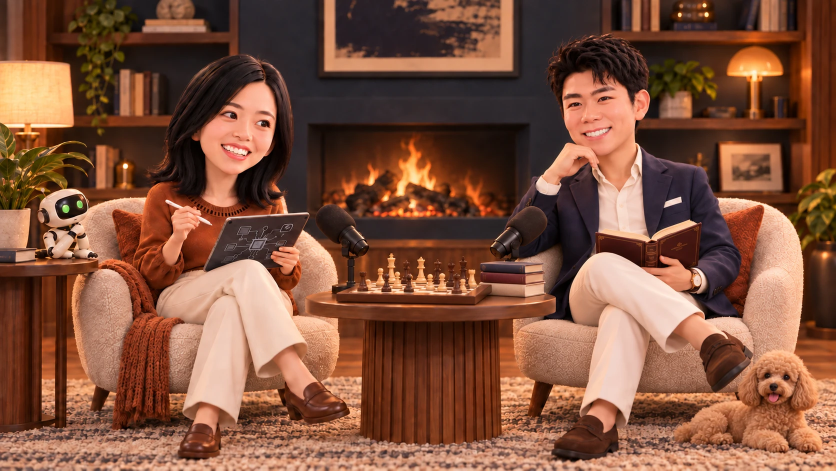
#> input picture src/assets/fireside-kv.webp, 1672 x 941 px (shown at 1/2 size)
$ python hedcut.py ../src/assets/fireside-kv.webp ../src/assets/jae-portrait.jpg 3
#> lines starting #> are read from the running program, lines starting #| are printed output that depends on the picture; after the words box and inside, x2 and y2 are one past the last pixel; in counts of white or black regions, pixels touching at a corner belong together
"""Hedcut v2: hi-res weighted Voronoi stippling with feature emphasis.
usage: python3 hedcut2.py <src.jpg> <out_prefix> [n_points]
"""
import sys, numpy as np, cv2
from scipy.spatial import cKDTree

src, outp = sys.argv[1], sys.argv[2]
N = int(sys.argv[3]) if len(sys.argv) > 3 else 22000
S = 2  # supersample
img0 = cv2.imread(src)
#> img0 is the input picture: shape (941, 1672, 3); mean B, G, R 61.2, 82.1, 127.3
x0, y0, x1, y1 = 375, 285, 995, 875
img = img0[y0:y1, x0:x1].copy()
h0, w0 = img.shape[:2]
#> h0 = 590; w0 = 620

# --- segmentation with hints ---
mask = np.full((h0, w0), cv2.GC_PR_BGD, np.uint8)
mask[:, :6] = cv2.GC_BGD; mask[:, -6:] = cv2.GC_BGD; mask[:8, :] = cv2.GC_BGD
# probable FG: body ellipse
cv2.ellipse(mask, (w0 // 2 - 25, 240), (175, 210), 0, 0, 360, cv2.GC_PR_FGD, -1)   # head
cv2.rectangle(mask, (10, 380), (w0 - 40, h0 - 1), cv2.GC_PR_FGD, -1)               # shoulders
# definite FG: face core + shirt/chest
cv2.ellipse(mask, (w0 // 2 - 30, 210), (95, 130), 0, 0, 360, cv2.GC_FGD, -1)
#> mask: shape (590, 620); min 0, max 3, mean 2.33
cv2.rectangle(mask, (200, 380), (440, h0 - 1), cv2.GC_FGD, -1)
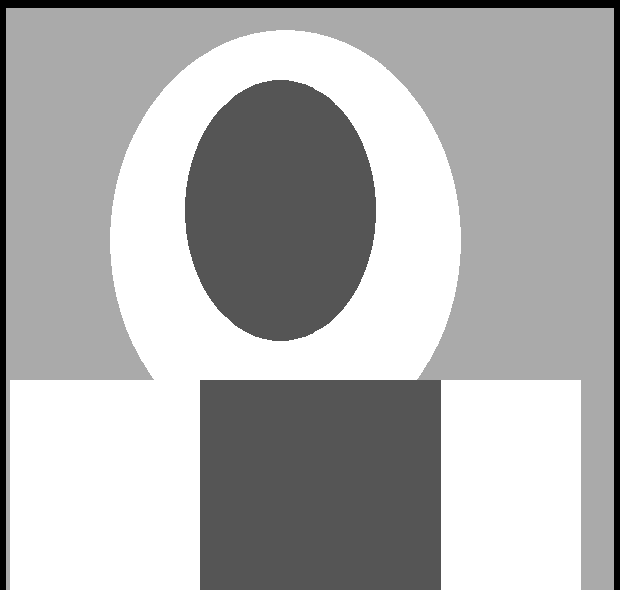
#> mask: shape (590, 620); min 0, max 3, mean 2.05; drawn with min black and max white
bgd = np.zeros((1, 65), np.float64); fgd = np.zeros((1, 65), np.float64)
cv2.grabCut(img, mask, None, bgd, fgd, 10, cv2.GC_INIT_WITH_MASK)
fg = np.where((mask == cv2.GC_FGD) | (mask == cv2.GC_PR_FGD), 1, 0).astype(np.uint8)
n, lab, stats, _ = cv2.connectedComponentsWithStats(fg)
#> n = 31
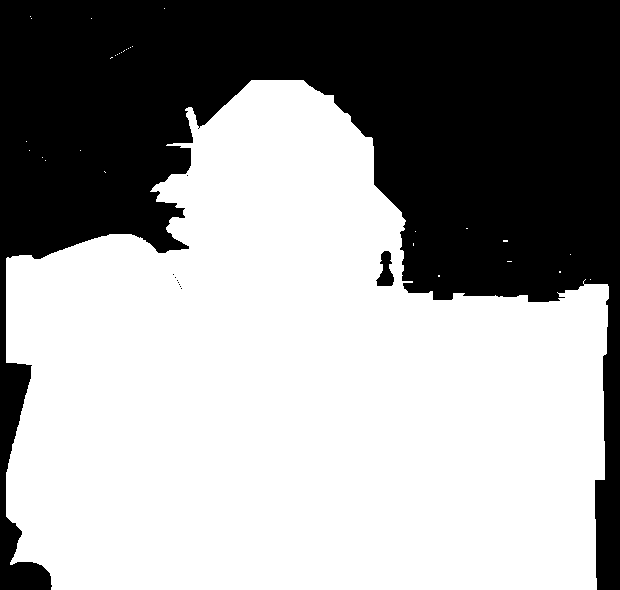
#> fg: shape (590, 620); values 0 (black) and 1 (white), 60.6% white; 10 black regions (8 under 20 px), largest, box (x1, y1, x2, y2) and area: (0, 0, 620, 590) 143752, (376, 251, 394, 286) 381
if n > 1:
    big = 1 + np.argmax(stats[1:, cv2.CC_STAT_AREA]); fg = (lab == big).astype(np.uint8)
#> after `big = 1 + np.argmax(stats[1:, cv2.CC_STAT_AREA])`: big = 15
fg = cv2.morphologyEx(fg, cv2.MORPH_CLOSE, np.ones((15, 15), np.uint8))
fg = cv2.morphologyEx(fg, cv2.MORPH_OPEN, np.ones((5, 5), np.uint8))
inv = (1 - fg).astype(np.uint8); n2, lab2, st2, _ = cv2.connectedComponentsWithStats(inv)
#> after `n2, lab2, st2, _ = cv2.connectedComponentsWithStats(inv)`: n2 = 4
#> after `n2, lab2, st2, _ = cv2.connectedComponentsWithStats(inv)`:
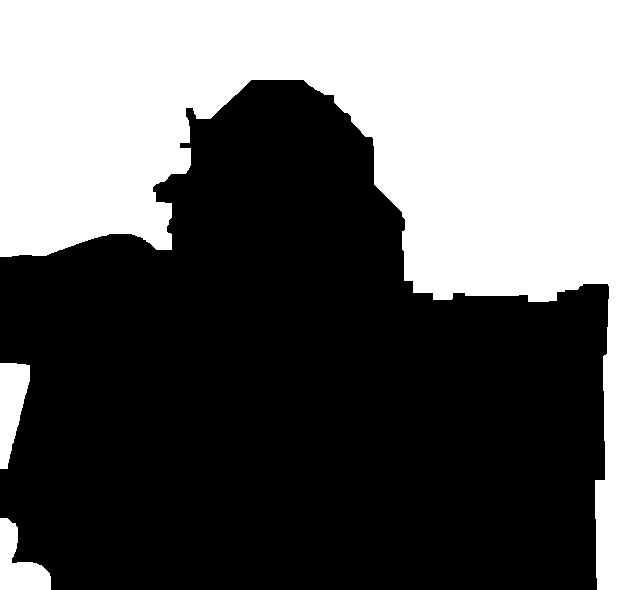
#> inv: shape (590, 620); values 0 (black) and 1 (white), 38.9% white; 3 white regions, box (x1, y1, x2, y2) and area: (0, 0, 620, 590) 138129, (0, 363, 30, 469) 2119, (0, 518, 51, 590) 2018
for i in range(1, n2):
    xx, yy, ww, hh, a = st2[i]
    if xx > 0 and yy > 0 and xx + ww < w0 and yy + hh < h0: fg[lab2 == i] = 1

# upsample everything
W, H = w0 * S, h0 * S
#> W = 1240; H = 1180
img = cv2.resize(img, (W, H), interpolation=cv2.INTER_CUBIC)
#> img: shape (1180, 1240, 3)
fgf = cv2.resize(fg.astype(np.float32), (W, H), interpolation=cv2.INTER_LINEAR)
soft = cv2.GaussianBlur(fgf, (0, 0), 2.5 * S)
cv2.imwrite(outp + "_mask.png", (soft * 255).astype(np.uint8))

# --- tone ---
L = cv2.cvtColor(img, cv2.COLOR_BGR2LAB)[:, :, 0]
clahe = cv2.createCLAHE(clipLimit=2.0, tileGridSize=(8, 8))
L = clahe.apply(L).astype(np.float32) / 255.0
blur = cv2.GaussianBlur(L, (0, 0), 3 * S)
L = np.clip(L + 0.9 * (L - blur), 0, 1)       # unsharp: crisper features
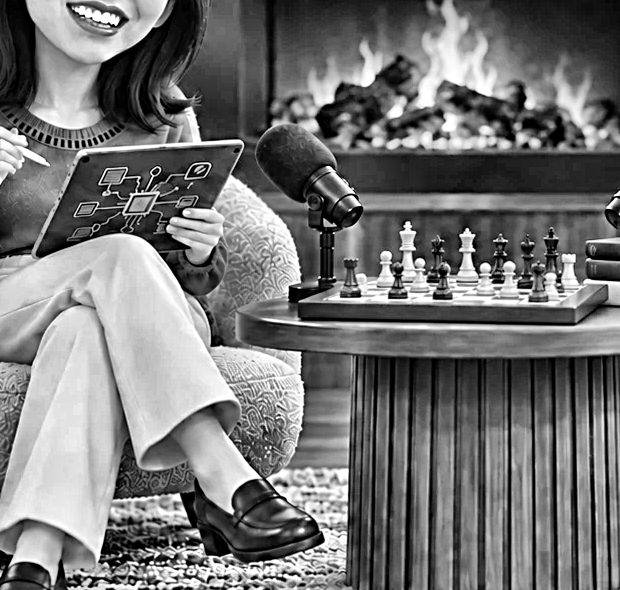
#> L: shape (1180, 1240) float32 (shown at 1/2 size); min 0, max 1, mean 0.458
L = cv2.bilateralFilter(L, 9, 0.06, 4 * S)
dark = 1.0 - L
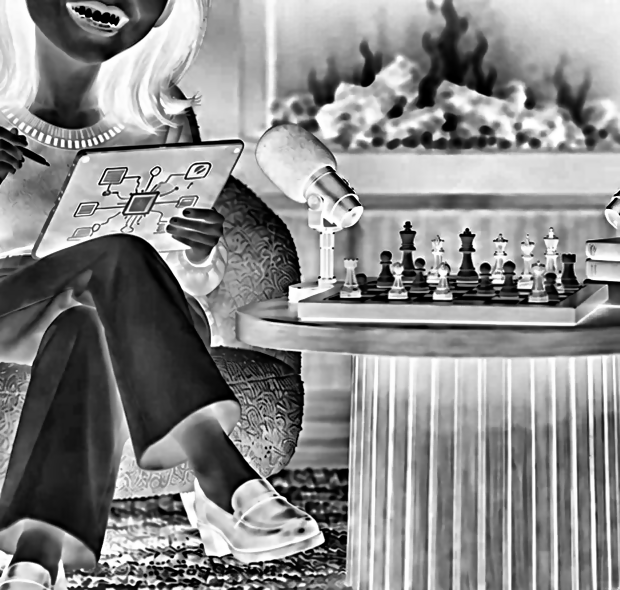
#> dark: shape (1180, 1240) float32 (shown at 1/2 size); min 0, max 1, mean 0.542
t0 = 0.25
rho = np.clip((dark - t0) / (1 - t0), 0, 1) ** 1.95
# feature edges (thin)
g = (np.clip(L, 0, 1) * 255).astype(np.uint8)
e1 = cv2.Canny(cv2.GaussianBlur(g, (0, 0), 1.7 * S), 34, 90).astype(np.float32) / 255
#> e1: shape (1180, 1240) float32; values 0 (black) and 1 (white), 3.3% white in thin lines or dots
e1 = cv2.GaussianBlur(e1, (0, 0), 0.9 * S)
# emphasise edges in face region more than clothes
yy, xx = np.mgrid[0:H, 0:W]
face_c = ((xx - (w0 // 2 - 30) * S) / (150 * S)) ** 2 + ((yy - 210 * S) / (190 * S)) ** 2
face_w = np.clip(1.4 - face_c, 0.35, 1.0)
rho = np.clip(rho + 0.95 * e1 * face_w, 0, 1)
# calm the clothing a little so the face leads
below = np.clip((yy / H - 0.55) / 0.15, 0, 1)
rho = rho * (1 - 0.42 * below)
# bottom dissolve
t = yy / H
fade = np.clip((1.0 - t) / 0.26, 0, 1) ** 1.5
rho = rho * soft * fade
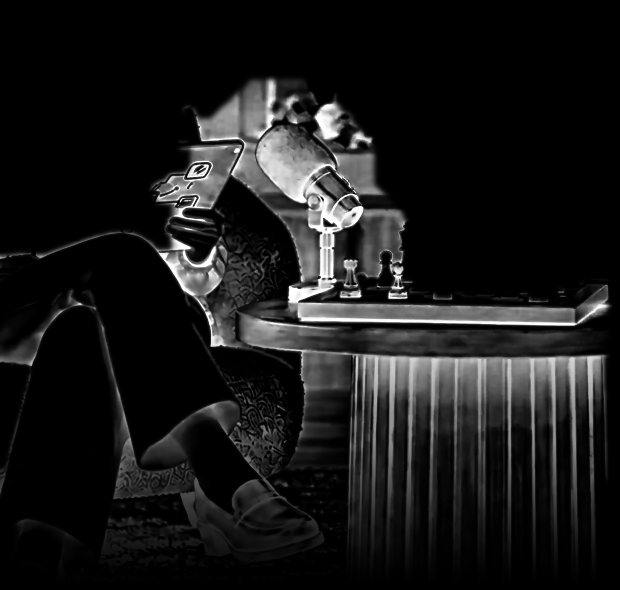
#> rho: shape (1180, 1240) float64 (shown at 1/2 size); min 0, max 1, mean 0.099
rho = np.clip(rho, 0, 0.92)
cv2.imwrite(outp + "_density.png", (255 - rho / 0.92 * 255).astype(np.uint8))
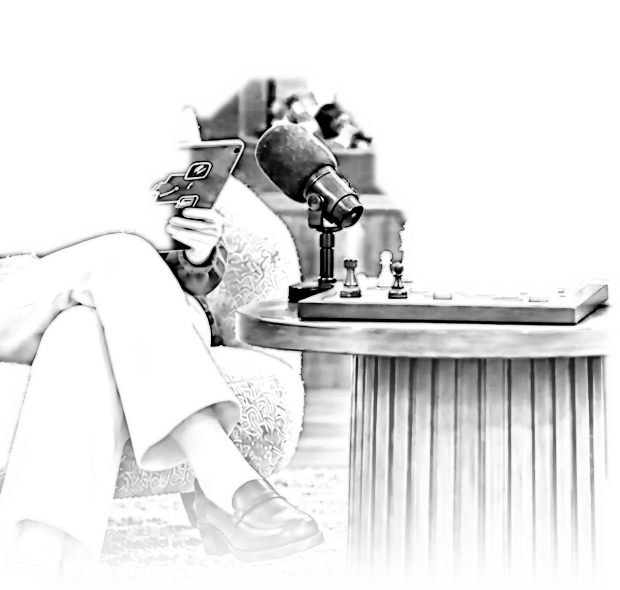
#> saved as jae-portrait.jpg_density.png: shape (1180, 1240) (shown at 1/2 size); min 0, max 255, mean 227.4

# --- stippling on a 1/1 grid of the supersampled image, subsampled for speed ---
step = 1
ys, xs = np.mgrid[0:H:step, 0:W:step]
P = np.stack([xs.ravel() + 0.5, ys.ravel() + 0.5], 1)
w = rho[::step, ::step].ravel().astype(np.float64)
keep = w > 2e-3
P, w = P[keep], w[keep]
#> P = 668457 pairs, first value 0.5 to 1230.5, second value 146.5 to 1172.5
rng = np.random.default_rng(11)
idx = rng.choice(len(P), size=N, replace=False, p=w / w.sum())
#> idx = [49442, 210618, 262147]
pts = P[idx] + rng.uniform(-0.5, 0.5, (N, 2))
#> pts = [[709, 319.1], [700.9, 631.1], [576.1, 689.9]]
for it in range(40):
    _, a = cKDTree(pts).query(P, workers=-1)
    sw = np.bincount(a, weights=w, minlength=N)
    sx = np.bincount(a, weights=w * P[:, 0], minlength=N)
    sy = np.bincount(a, weights=w * P[:, 1], minlength=N)
    ok = sw > 0
    newp = pts.copy(); newp[ok, 0] = sx[ok] / sw[ok]; newp[ok, 1] = sy[ok] / sw[ok]
    shift = np.abs(newp - pts).mean(); pts = newp
    if shift < 0.03: break
#> this loop made 39 passes
#> (sw, sx, sy, shift, pts) on passes 1 to 3: ([42747.8, 62805.6, 38299.7], [24299142, 56599276.9, 17621242.5], [14076884.1, 45339587.7, 28581156.9], 102.4, [[568.4, 329.3], [901.2, 721.9], [460.1, 746.2]]), ([51486.4, 57464, 34902.8], [29233586.8, 53379746.5, 15906328.1], [18448774.1, 43683950.6, 25864904], 17.54, [[567.8, 358.3], [928.9, 760.2], [455.7, 741.1]]), ([54174.5, 55160.4, 34518.2], [30968824.6, 51716990, 15833846.7], [19912174.7, 42362371.9, 25723082.1], 6.11, [[571.6, 367.6], [937.6, 768], [458.7, 745.2]])
print("iterations", it + 1, "shift", round(float(shift), 4))
#| iterations 39 shift 0.0277
local = cv2.GaussianBlur(rho, (0, 0), 2.0)[np.clip(pts[:, 1].astype(int), 0, H - 1), np.clip(pts[:, 0].astype(int), 0, W - 1)]
#> local = [0.692, 0.398, 0.0699]
rmin, rmax = 0.75, 2.35
r = rmin + (rmax - rmin) * np.clip(local / 0.92, 0, 1) ** 0.8
#> r = [2.02, 1.57, 0.954]
np.save(outp + "_pts.npy", np.c_[pts, r])

# SVG in original (650-ish) coordinate space, 1 decimal
sc = 1.0 / S
parts = [f'<svg xmlns="http://www.w3.org/2000/svg" viewBox="0 0 {w0} {h0}"><g fill="currentColor">']
for (x, y), rr in zip(pts, r):
    parts.append(f'<circle cx="{x*sc:.1f}" cy="{y*sc:.1f}" r="{rr*sc:.2f}"/>')
#> this loop made 3 passes
#> (x, y, rr) on passes 1 to 3: (567.4, 381.3, 2.02), (940.4, 769.3, 1.57), (457.8, 769.4, 0.954)
#> after the loop, parts = 4 items
parts.append('</g></svg>')
open(outp + ".svg", "w").write("".join(parts))
canvas = np.full((H, W), 255, np.uint8)
for (x, y), rr in zip(pts, r):
    cv2.circle(canvas, (int(x * 16), int(y * 16)), max(1, int(rr * 16)), 18, -1, lineType=cv2.LINE_AA, shift=4)
cv2.imwrite(outp + "_preview.png", canvas)
print("viewBox", w0, h0, "points", len(pts))
#| viewBox 620 590 points 3

# compact SVG: dots as zero-length round-capped strokes, bucketed by width
buckets = np.linspace(rmin, rmax, 6)
bi = np.clip(np.digitize(r, buckets) - 1, 0, 4)
#> bi = [3, 2, 0]
paths = []
for b in range(5):
    sel = pts[bi == b] * sc
    if len(sel) == 0: continue
    width = (buckets[b] + buckets[b + 1]) * sc  # diameter in output units
    d = "".join(f"M{x:.1f} {y:.1f}h0" for x, y in sel)
    paths.append(f'<path d="{d}" stroke-width="{width:.2f}"/>')
#> this loop made 5 passes
#> sel on passes 1, 3, 4: [[228.9, 384.7]], [[470.2, 384.7]], [[283.7, 190.6]]
#> after the loop, paths = 3 items
svg2 = (f'<svg xmlns="http://www.w3.org/2000/svg" viewBox="0 0 {w0} {h0}" fill="none" stroke="currentColor" stroke-linecap="round">'
        + "".join(paths) + "</svg>")
open(outp + "_compact.svg", "w").write(svg2)
print("compact bytes", len(svg2))
#| compact bytes 263
